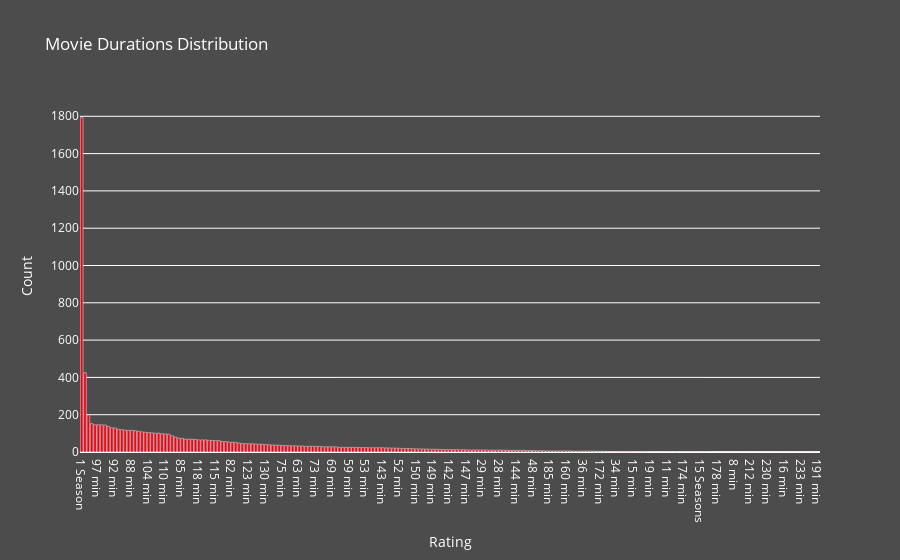

Notebook source saved alongside this figure:
### Code cell
ratings       = list(netflix_data['duration'].value_counts().index)
rating_counts = list(netflix_data['duration'].value_counts().values)

fig = go.Figure(data=[go.Bar(
    x=ratings,
    y=rating_counts,
    marker_color='#E50914'
)])

fig.update_layout(
    title='Movie Durations Distribution',
    xaxis_title='Rating',
    yaxis_title='Count',
    plot_bgcolor='rgba(0, 0, 0, 0)',
    paper_bgcolor='rgba(0, 0, 0, 0.7)',
    font=dict(
        color='white'
    )
)

fig.show()

### Figure 1 — Plotly figure (JSON) as saved in the notebook; plotly's stock layout.template omitted (floating-point values rounded to 4 significant figures; data arrays with more than 128 entries replaced by an {"elided": "..."} marker saying what was removed)
{"data": [{"marker": {"color": "#E50914"}, "type": "bar", "x": {"elided": "221 str values"}, "y": {"elided": "221 int values"}}], "layout": {"autosize": true, "font": {"color": "white"}, "paper_bgcolor": "rgba(0, 0, 0, 0.7)", "plot_bgcolor": "rgba(0, 0, 0, 0)", "title": {"text": "Movie Durations Distribution"}, "xaxis": {"autorange": true, "range": [-0.5, 220.5], "title": {"text": "Rating"}, "type": "category"}, "yaxis": {"autorange": true, "range": [0, 1887.0], "title": {"text": "Count"}, "type": "linear"}}}
